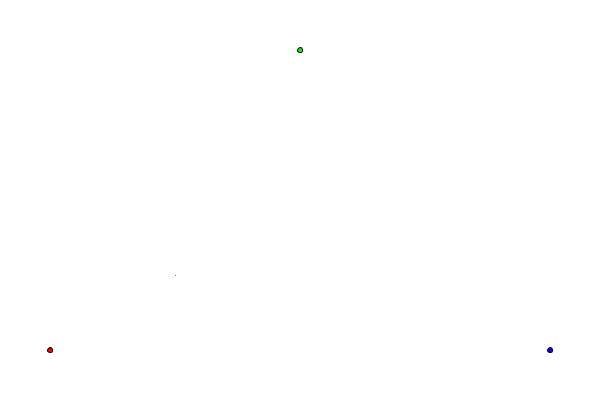
Frame 1 (no input)
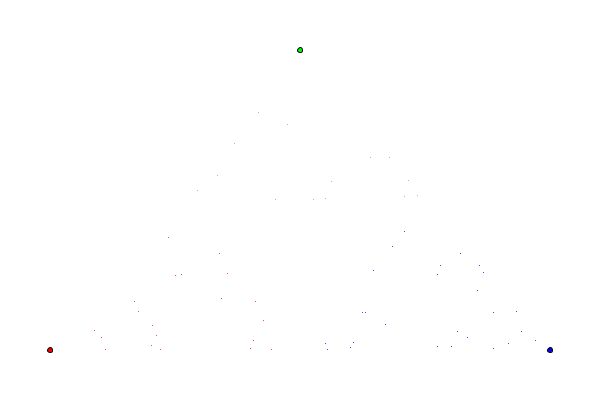
Frame 60 (the mouse pressed at the canvas centre just before this capture)
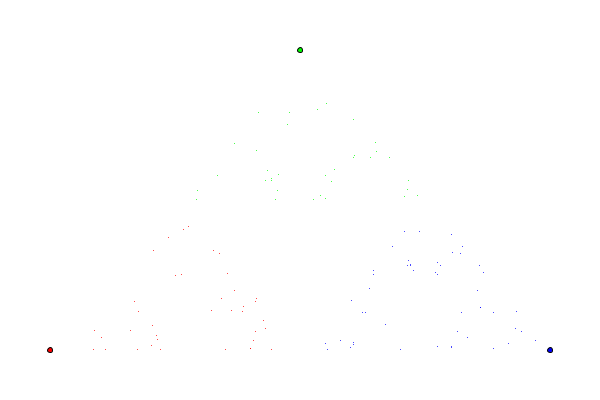
Frame 120 (the mouse held since frame 60 and released just before this capture)

The Processing sketch that drew these frames (run headless with seeded random() and noise(); from frame 60 on, the mouse is pressed at the canvas centre):

// Processing sketch: processing_129558
// ── processing_129558.pde

float x =300;
float y=200;

float redX=50;
float redY=350;

float blueX=550;
float blueY=350;

float greenX=300;
float greenY=50;

void setup() {
  size(600, 400);
  background(255);
  frameRate(600);
  fill(255, 0, 0);
  ellipse(redX, redY, 5, 5);
  fill(0, 0, 255);
  ellipse(blueX, blueY, 5, 5);
  fill(0, 255, 0);
  ellipse(greenX, greenY, 5, 5);
}

void draw() {
  float choice = random(1);
  if (choice < 1/3.0) {
    x=(x+blueX)/2;
    y=(y+blueY)/2;
    stroke(0,0,255);
    point(x,y);
  }
  else if (choice < 2/3.0) {
   x=(x+redX)/2;
    y=(y+redY)/2;
    stroke(255,0,0);
    point(x,y);
  }
  else {
    x=(x+greenX)/2;
    y=(y+greenY)/2;
    stroke(0,255,0);
    point(x,y);
  }
}
